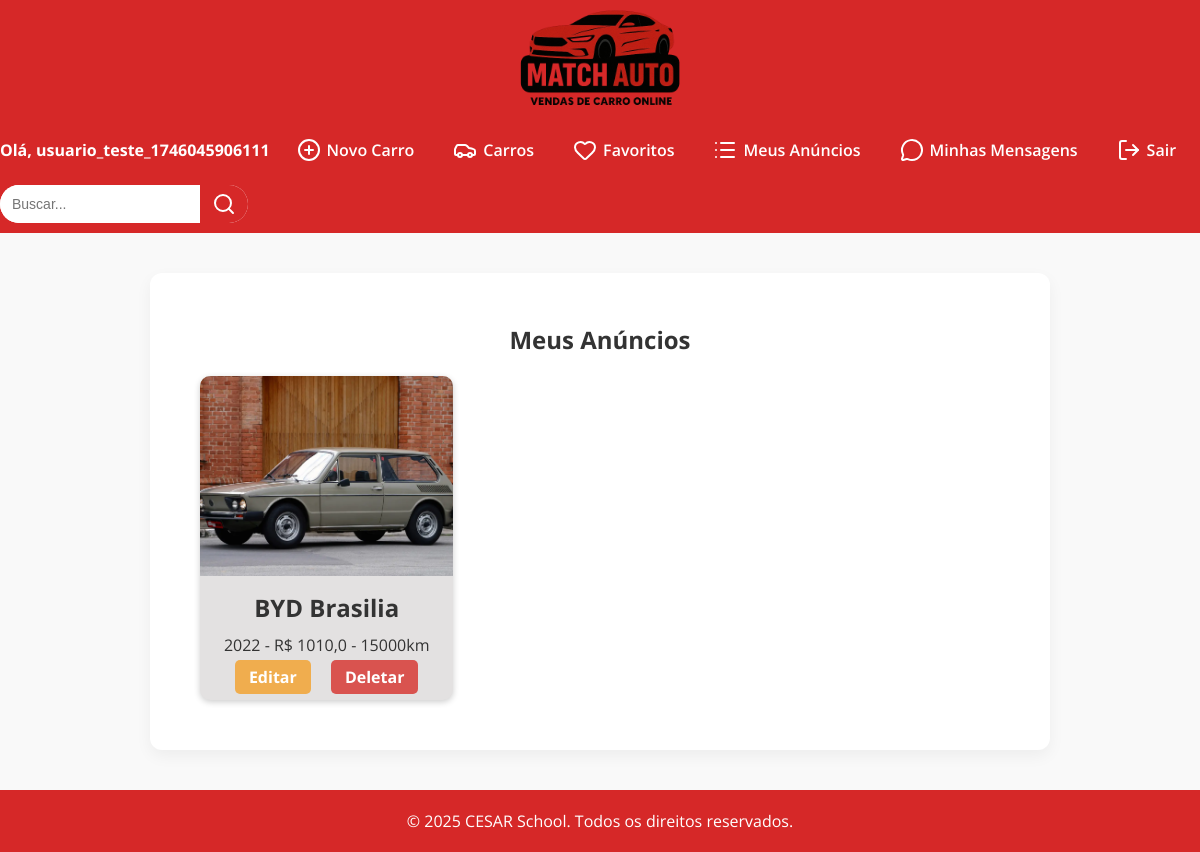
Page /interacoes/meus-anuncios/ (signed in) on the committed database.
### cars/models.py (models this page shows, shortened)
class Car(models.Model):
    id = models.AutoField(primary_key=True)
    model = models.CharField(max_length=200)
    brand = models.ForeignKey(Brand, on_delete=models.PROTECT, related_name='car_brand')
    factory_year = models.IntegerField(blank = True, null = True)
    model_year = models.IntegerField(blank = True, null = True)
    km = models.IntegerField(blank = True, null = True)
    value = models.FloatField(blank = True, null = True)
    photo = models.ImageField(upload_to='cars/', blank = True, null = True)
    favoritos = models.ManyToManyField(User, related_name='carros_favoritos', blank=True)
    usuario = models.ForeignKey(User, on_delete=models.CASCADE)
    rating = models.DecimalField(max_digits=2, decimal_places=1, default=0)

class Brand(models.Model):
    id = models.AutoField(primary_key=True)
    name = models.CharField(max_length=200)
    def __str__(self):
        return self.name

### cars/views.py (the view)
# urls.py: path('meus-anuncios/', meus_anuncios, name='meus_anuncios'),
@login_required
def meus_anuncios(request):
    carros = Car.objects.filter(usuario=request.user).order_by('-factory_year', '-model_year')  # <-- campo correto!
    return render(request, 'meus_anuncios.html', {'carros': carros})

### interacoes/templates/meus_anuncios.html (shortened to what this page needs)
{% extends "base.html" %}
{% load static %}
{% block content %}
  <h2 style="text-align: center; margin-top: 20px;">Meus Anúncios</h2>
  <div class="car-grid">
    {% if carros %}
      {% for carro in carros %}
        <div class="car-card">
          <a href="{% url 'detalhes_carro' carro.id %}" class="car-link">
            {% if carro.photo %}
              <img src="{{ carro.photo.url }}" alt="{{ carro.model }}">
            {% else %}
              <p>Foto não disponível.</p>
            {% endif %}
            <h2>{{ carro.brand }} {{ carro.model }}</h2>
            <p>{{ carro.factory_year }} - R$ {{ carro.value }} - {{ carro.km }}km</p>
          </a>
          <div class="actions">
            <a href="{% url 'editar_carro' carro.id %}" class="btn btn-warning">Editar</a>
            <a href="{% url 'deletar_carro' carro.id %}" class="btn btn-danger" onclick="return confirm('Tem certeza que deseja deletar este anúncio?');">Deletar</a>
          </div>
        </div>
      {% endfor %}
    {% else %}
      <p style="text-align: center;">Você ainda não possui nenhum anúncio.</p>
    {% endif %}
  </div>
{% endblock %}

### MATCHAUTOS/templates/base.html (shortened to what this page needs)
{% load static %}
{% get_media_prefix as MEDIA_URL %}
<!DOCTYPE html>
<html lang="pt-br">
<link rel="stylesheet" href="https://cdnjs.cloudflare.com/ajax/libs/font-awesome/6.5.0/css/all.min.css">
<head>
</head>
<body>
  <header>
    <a href="{% url 'cars_list' %}">
      <img src="{{ MEDIA_URL }}cars/Match_Auto_Logo-removebg.png" alt="MatchAuto Logo" class="logo">
    </a>
  </header>
  <nav>
    <ul>
      {% if user.is_authenticated %}
        <li style="color: white; font-weight: bold;">Olá, {{ user.username }}</li>
        <li><a href="{% url 'new_car' %}"><i data-lucide="plus-circle"></i> Novo Carro</a></li>
        <li><a href="{% url 'cars_list' %}"><i data-lucide="car"></i> Carros</a></li>
        <li><a href="{% url 'lista_favoritos' %}"><i data-lucide="heart"></i> Favoritos</a></li>
        <li><a href="{% url 'meus_anuncios' %}"><i data-lucide="list"></i> Meus Anúncios</a></li>
        <li>
          <a href="{% url 'minhas_mensagens' %}" class="bg-green-500 hover:bg-green-600 text-white font-bold py-2 px-4 rounded-lg transition duration-300">
            <i data-lucide="message-circle"></i> Minhas Mensagens
          </a>
        </li>
      {% else %}
        <li><a href="{% url 'register' %}"><i data-lucide="user-plus"></i> Cadastre-se</a></li>
        <li><a href="{% url 'login' %}"><i data-lucide="log-in"></i> Login</a></li>
        <li><a href="{% url 'cars_list' %}"><i data-lucide="car"></i> Carros</a></li>
      {% endif %}
      {% if user.is_authenticated %}
        <li><a href="{% url 'logout' %}"><i data-lucide="log-out"></i> Sair</a></li>
      {% endif %}
      <li>
        <form method="GET" action="{% url 'cars_list' %}" class="search-container">
          <input type="text" name="search" placeholder="Buscar...">
          <button type="submit"><i data-lucide="search"></i></button>
        </form>
      </li>
    </ul>
  </nav>
  <main>
    {% block content %}{% endblock %}
  </main>
  <footer>
    <p>&copy; 2025 CESAR School. Todos os direitos reservados.</p>
  </footer>
</body>
</html>

### MATCHAUTOS/templates/base.html (style rules this page uses)
* { margin: 0; padding: 0; box-sizing: border-box; }
body { font-family: 'Open Sans', sans-serif; background-color: #f9f9f9; color: #333; }
header { background-color: #d62828; color: #fff; height: 120px; text-align: center; display: flex; align-items: center; justify-content: center; }
.logo { height: 200px; max-height: 300%; cursor: pointer; transition: transform 0.3s ease; }
nav { background-color: #d62828; display: flex; justify-content: center; flex-wrap: wrap; gap: 15px; padding: 10px 0; }
nav ul { list-style: none; display: flex; flex-wrap: wrap; gap: 15px; align-items: center; padding: 0; margin: 0; }
nav ul li a { color: #fff; text-decoration: none; font-weight: 600; padding: 8px 12px; border-radius: 8px; transition: background-color 0.3s ease; display: flex; align-items: center; gap: 6px; }
.search-container { display: flex; align-items: center; background: #fff; border-radius: 20px; overflow: hidden; height: 38px; }
.search-container input { border: none; padding: 8px 12px; font-size: 14px; outline: none; width: 200px; height: 100%; }
.search-container button { background: #d62828; border: none; padding: 0 12px; cursor: pointer; color: white; height: 100%; display: flex; align-items: center; justify-content: center; }
main { max-width: 900px; margin: 40px auto; padding: 30px; background-color: #fff; border-radius: 12px; box-shadow: 0 6px 16px rgba(0, 0, 0, 0.05); }
footer { background-color: #d62828; color: #fff; padding: 20px; text-align: center; margin-top: 40px; }
.car-grid { display: grid; grid-template-columns: repeat(auto-fit, minmax(280px, 1fr)); gap: 24px; margin-top: 20px; }
.car-card { border-radius: 12px; overflow: hidden; background-color: #fff; transition: box-shadow 0.3s ease; }

### interacoes/templates/meus_anuncios.html (style rules this page uses)
.car-grid { display: grid; grid-template-columns: repeat(3, 1fr); gap: 20px; margin: 0 auto; max-width: 1200px; padding: 20px; }
.car-card { background-color: #e3e1e1; box-shadow: 0 2px 6px rgba(0, 0, 0, 0.2); border-radius: 10px; overflow: hidden; text-align: center; transition: all 0.3s ease; }
.car-link { text-decoration: none; color: inherit; display: block; }
.car-card img { width: 100%; height: 200px; object-fit: cover; }
.car-card h2 { font-size: 1.5rem; margin: 10px; }
.car-card p { font-size: 1rem; margin-bottom: 10px; }
.car-card .actions { margin-bottom: 12px; }
.car-card .actions a { margin: 0 8px; padding: 6px 14px; border-radius: 5px; text-decoration: none; color: #fff; font-weight: bold; }
.car-card .actions .btn-warning { background: #f0ad4e; }
.car-card .actions .btn-danger { background: #d9534f; }

### rows in the picture
Car: photo (picture), brand "BYD", model "Brasilia", factory_year "2022", value "1010,0", km "15000"

### other values in the picture
{{ user.username }} "usuario_teste_1746045906111"
